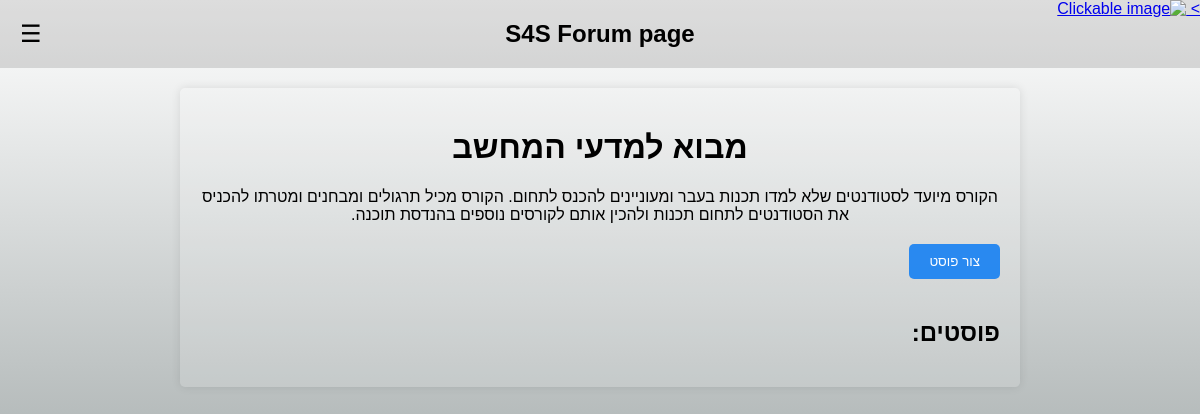
Page /blog/1/ on the committed database.
### S4S/models.py (models this page shows, shortened)
class Blog(models.Model):
    title = models.CharField(max_length=100)
    description = models.TextField(default='No description')

### S4S/blogim.py (the view, shortened to what this page needs)
# urls.py: path('blog/<int:blog_id>/', blogim.blog_detail, name='blog_detail'),
def blog_detail(request, blog_id):
    blog = Blog.objects.get(pk=blog_id)
    posts2 = Post2.objects.filter(blog=blog)
    current_user = None
    return render(request, 'blog.detail.html', {'blog': blog, 'posts2': posts2, 'current_user': current_user})

### templates/blog.detail.html (shortened to what this page needs)
<!DOCTYPE html>
<html lang="en">
<head>
</head>
<body>
<header>
    <div class="menu-icon" onclick="toggleSidebar(event)">☰</div>
    <a href="/" style="text-decoration: none; color: inherit;"><h2>S4S Forum page</h2></a>
</header>
    <div class="container">
        <div class="header">
            <h1>{{ blog.title }}</h1>
            <p>{{ blog.description }}</p>
        </div>
        <button class="create-post-button" onclick="toggleCreatePostForm()">צור פוסט</button>
        <a href="{% url '' %}" class="top-left">>
            <img src="https://i.imgur.com/YAy1rDP.png" alt="Clickable image" width="250" height="75" class="invert-color">
        </a>
        <div class="posts">
            <h2>פוסטים:</h2>
            {% for post2 in posts2 %}
                           {% load tz %}
            {% endfor %}
        </div>
    </div>
</body>
</html>

### templates/blog.detail.html (style rules this page uses)
body { background: linear-gradient(to bottom, rgba(255, 255, 255, 1), rgb(115, 126, 126)); background-repeat: no-repeat; background-attachment: fixed; height: 100vh; margin: 0; padding: 0; font-family: Arial, sans-serif; direction: rtl; }
header { background-color: rgba(126, 126, 126, 0.26); color: rgb(0, 0, 0); display: flex; justify-content: center; align-items: center; position: relative; }
.menu-icon { cursor: pointer; font-size: 24px; padding: 10px; position: absolute; left: 10px; top: 50%; transform: translateY(-50%); }
.container { max-width: 800px; margin: 20px auto; padding: 20px; background-color: rgba(255, 255, 255, 0.15); border-radius: 5px; box-shadow: 0 0 10px rgba(0, 0, 0, 0.1); }
.header { text-align: center; margin-bottom: 20px; }
.invert-color { filter: invert(0); }
.create-post-button { background-color: rgba(16, 126, 243, 0.88); color: #fff; border: none; padding: 10px 20px; border-radius: 5px; cursor: pointer; margin-bottom: 20px; }
.top-left { position: absolute; top: 0px; right: 0; }

### rows in the picture
Blog: title "מבוא למדעי המחשב", description "הקורס מיועד לסטודנטים שלא למדו תכנות בעבר ומעוניינים להכנס לתחום. הקורס מכיל תרגולים ומבחנים ומטרתו להכניס את הסטודנטים לתחום תכנות ולהכין אותם לקורסים נוספים בהנדסת תוכנה."
